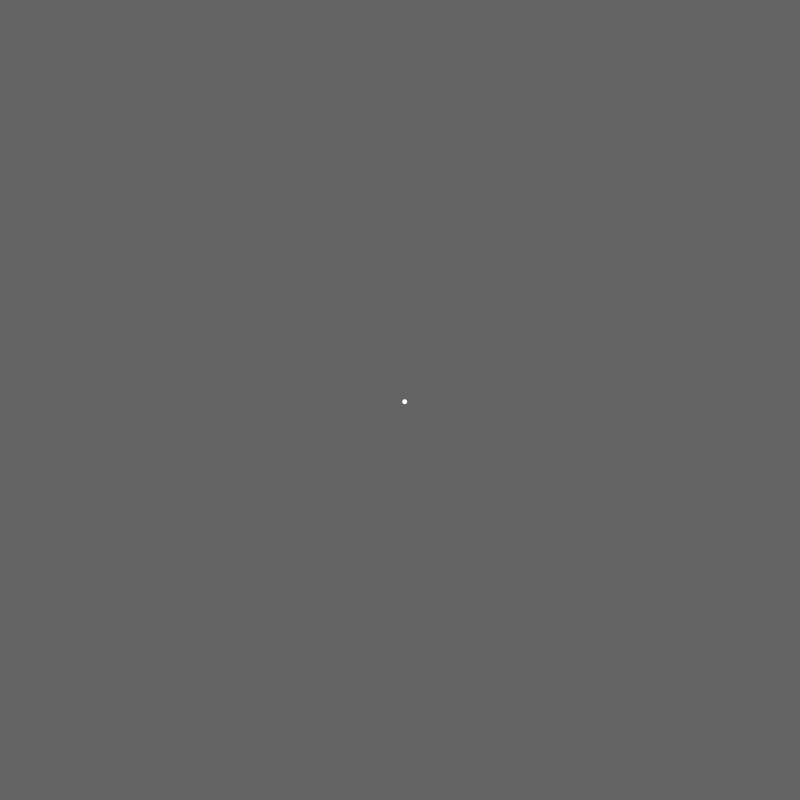
Frame 1 (no input)
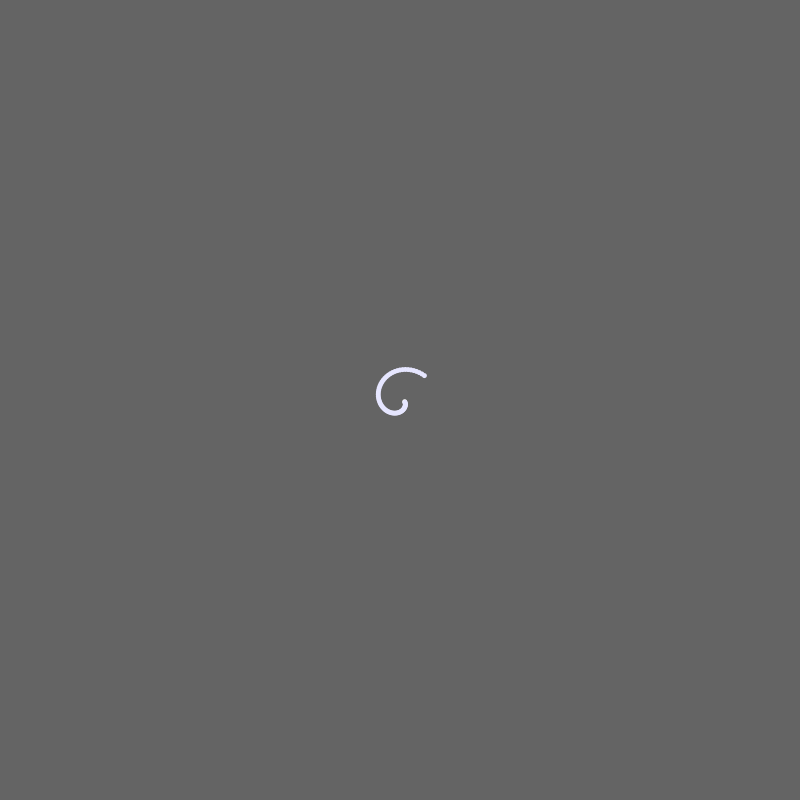
Frame 60 (the mouse pressed at the canvas centre just before this capture)
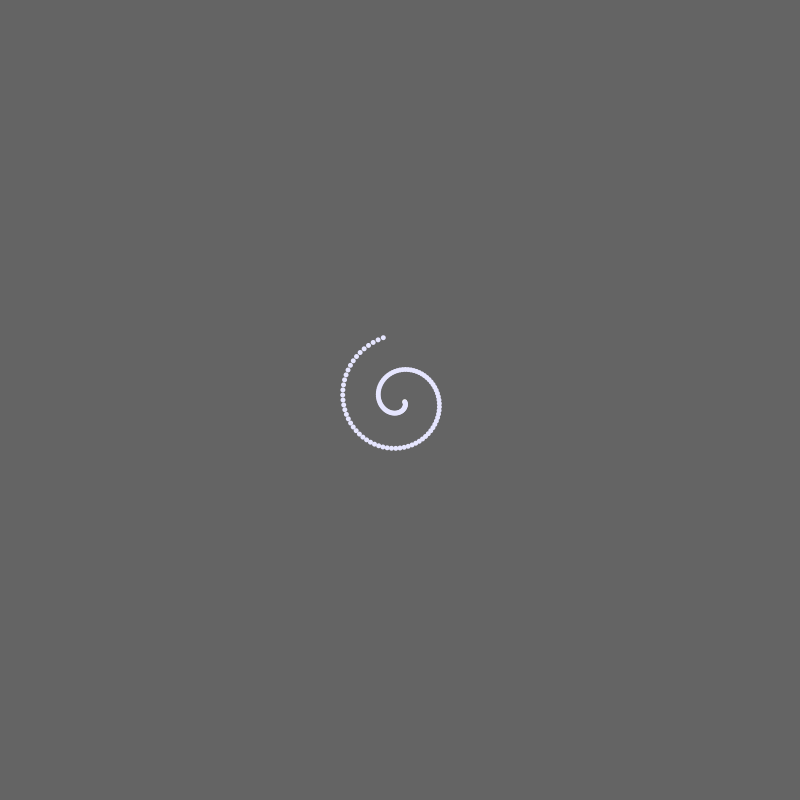
Frame 120 (the mouse held since frame 60 and released just before this capture)

The Processing sketch that drew these frames (run headless with seeded random() and noise(); from frame 60 on, the mouse is pressed at the canvas centre):

// Processing sketch: Tarefa_16_de_mami
// ── Tarefa_16_de_mami.pde
float r = 5;
float ang = 20;
float x = 0;
float y = 0;

void setup() {
  background(100);
  size(800, 800);
}

void draw() {
  espiral(x, y);
}

float p2cx(float r, float ang) {
  return r*cos(radians(ang));
}

float p2cy(float r, float ang) {
  return r*sin(radians(ang));
}

void espiral (float x, float y) {
  translate(width/2, height/2);
  x = p2cx(r, ang);
  y = p2cy(r, ang);
  println(x, y);
  noStroke();
  ellipse(x, y, 5, 5);
  fill(230, 230, 255);
  ang += 5;
  r += 0.5;
}
